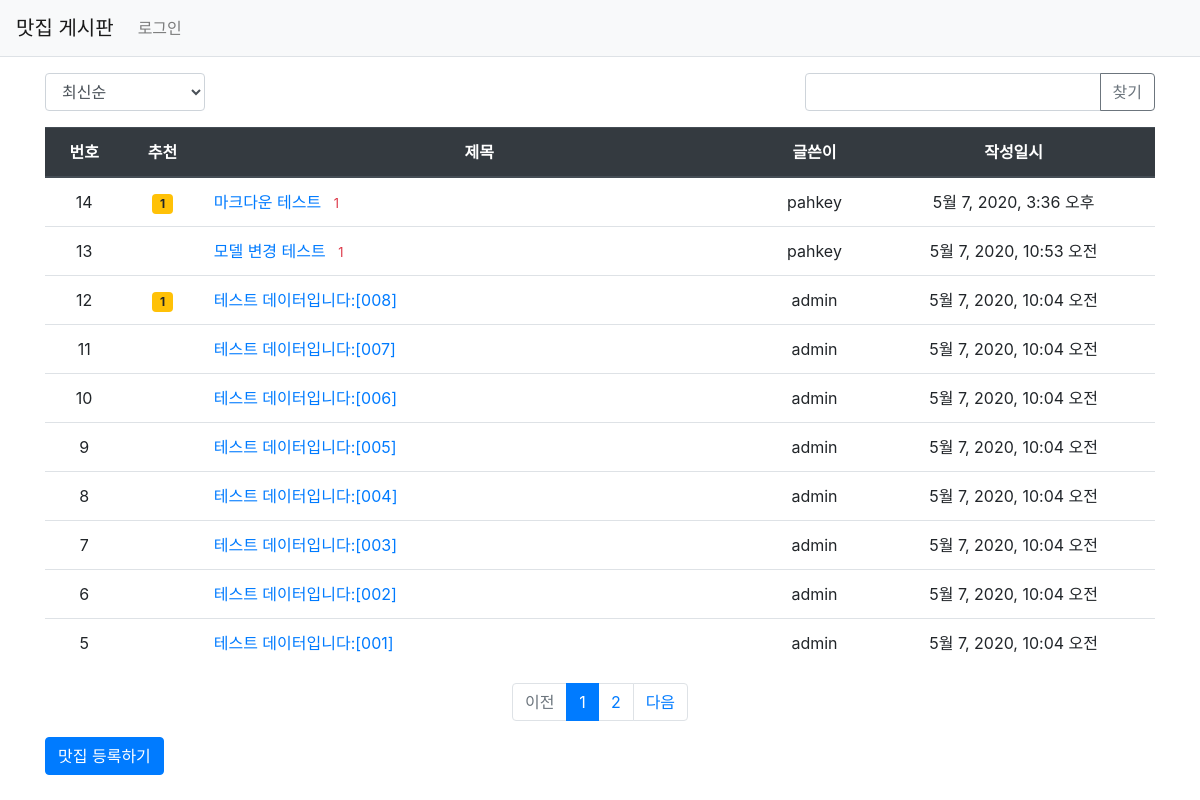
Page /pybo/ on the earlier database version.
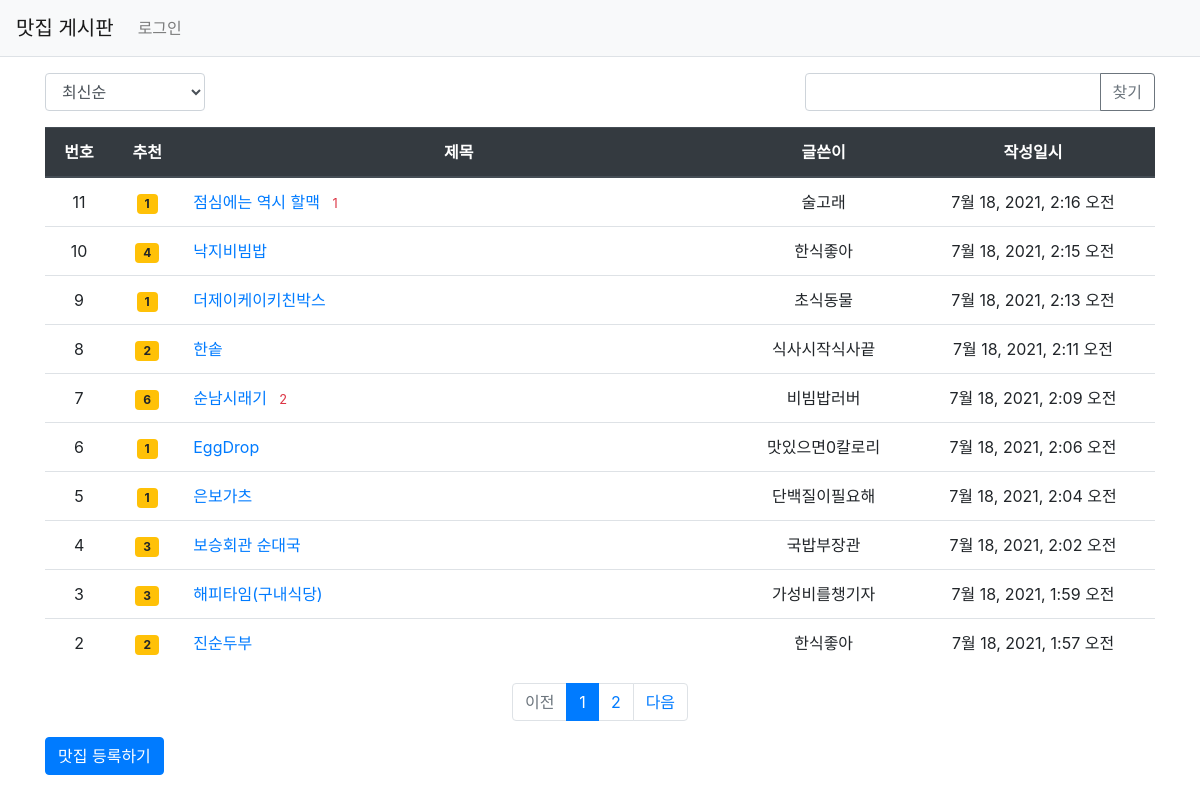
Same page on the later database version.
### pybo/models.py (models this page shows, shortened)
class Question(models.Model):
    author = models.ForeignKey(User, on_delete=models.CASCADE, related_name='author_question')
    subject = models.CharField(max_length=200)
    content = models.TextField()
    create_date = models.DateTimeField()
    modify_date = models.DateTimeField(null=True, blank=True)
    voter = models.ManyToManyField(User, related_name='voter_question')

### pybo/views/base_views.py (the view, shortened to what this page needs)
# urls.py: path('', base_views.index, name='index'),  # '/' 에 해당되는 path
def index(request):
    page = request.GET.get('page', '1')  # 페이지
    kw = request.GET.get('kw', '')  # 검색어
    so = request.GET.get('so', 'recent')  # 정렬기준
    if so == 'recommend':
        question_list = Question.objects.annotate(num_voter=Count('voter')).order_by('-num_voter', '-create_date')
    elif so == 'popular':
        question_list = Question.objects.annotate(num_answer=Count('answer')).order_by('-num_answer', '-create_date')
    else:  # recent
        question_list = Question.objects.order_by('-create_date')
    paginator = Paginator(question_list, 10)  # 페이지당 10개씩 보여주기
    page_obj = paginator.get_page(page)
    context = {'question_list': page_obj, 'page': page, 'kw': kw, 'so': so}  # <------ so 추가
    return render(request, 'pybo/question_list.html', context)

### pybo/templatetags/pybo_filter.py (called while the page is built)
@register.filter
def sub(value, arg):
    return value - arg

### templates/pybo/question_list.html (shortened to what this page needs)
{% extends 'base.html' %}
{% load pybo_filter %}
{% block content %}
<div class="container my-3">
    <div class="row justify-content-between my-3">
        <div class="col-2">
            <select class="form-control so">
                <option value="recent" {% if so == 'recent' %}selected{% endif %}>최신순</option>
            </select>
        </div>
        <div class="col-4 input-group">
            <input type="text" class="form-control kw" value="{{ kw|default_if_none:'' }}">
            <div class="input-group-append">
                <button class="btn btn-outline-secondary" type="button" id="btn_search">찾기</button>
            </div>
        </div>
    </div>
    <table class="table">
        <thead>
        <tr class="text-center thead-dark">
            <th>번호</th>
            <th>추천</th>
            <th style="width:50%">제목</th>
            <th>글쓴이</th>
            <th>작성일시</th>
        </tr>
        </thead>
        <tbody>
        {% if question_list %}
        {% for question in question_list %}
        <tr class="text-center">
            <td>
                {{ question_list.paginator.count|sub:question_list.start_index|sub:forloop.counter0|add:1 }}
            </td>
            <td>
                {% if question.voter.all.count > 0 %}
                <span class="badge badge-warning px-2 py-1">{{ question.voter.all.count }}</span>
                {% endif %}
            </td>
            <td class="text-left">
                <a href="{% url 'pybo:detail' question.id %}">{{ question.subject }}</a>
                {% if question.answer_set.count > 0 %}
                <span class="text-danger small ml-2">{{ question.answer_set.count }}</span>
                {% endif %}
            </td>
            <td>{{ question.author.username }}</td>
            <td>{{ question.create_date }}</td>
        </tr>
        {% endfor %}
        {% else %}
        <tr>
            <td colspan="3">질문이 없습니다.</td>
        </tr>
        {% endif %}
        </tbody>
    </table>
    <ul class="pagination justify-content-center">
        {% if question_list.has_previous %}
        <li class="page-item">
            <a class="page-link" data-page="{{ question_list.previous_page_number }}" href="#">이전</a>
        </li>
        {% else %}
        <li class="page-item disabled">
            <a class="page-link" tabindex="-1" aria-disabled="true" href="#">이전</a>
        </li>
        {% endif %}
        {% for page_number in question_list.paginator.page_range %}
        {% if page_number >= question_list.number|add:-5 and page_number <= question_list.number|add:5 %}
            {% if page_number == question_list.number %}
            <li class="page-item active" aria-current="page">
                <a class="page-link" data-page="{{ page_number }}" href="#">{{ page_number }}</a>
            </li>
            {% else %}
            <li class="page-item">
                <a class="page-link" data-page="{{ page_number }}" href="#">{{ page_number }}</a>
            </li>
            {% endif %}
        {% endif %}
        {% endfor %}
        {% if question_list.has_next %}
        <li class="page-item">
            <a class="page-link" data-page="{{ question_list.next_page_number }}" href="#">다음</a>
        </li>
        {% else %}
        <li class="page-item disabled">
            <a class="page-link" tabindex="-1" aria-disabled="true" href="#">다음</a>
        </li>
        {% endif %}
    </ul>
    <a href="{% url 'pybo:question_create' %}" class="btn btn-primary">맛집 등록하기</a>
</div>
{% endblock %}

### templates/base.html (shortened to what this page needs)
{% load static %}
<!doctype html>
<html lang="ko">
<head>
    <link rel="stylesheet" type="text/css" href="{% static 'bootstrap.min.css' %}">
    <link rel="stylesheet" type="text/css" href="{% static 'style.css' %}">
</head>
<body>
{% include "navbar.html" %}
{% block content %}
{% endblock %}
</body>
</html>

### templates/navbar.html (shortened to what this page needs)
<nav class="navbar navbar-expand-lg navbar-light bg-light border-bottom">
    <a class="navbar-brand" href="{% url 'pybo:index' %}">맛집 게시판</a>
    <div class="collapse navbar-collapse flex-grow-0" id="navbarNav">
        <ul class="navbar-nav">
            <li class="nav-item ">
                {% if user.is_authenticated %}
                <a class="nav-link" href="{% url 'common:logout' %}">{{ user.username }} (로그아웃)</a>
                {% else %}
                <a class="nav-link" href="{% url 'common:login' %}">로그인</a>
                {% endif %}
            </li>
        </ul>
    </div>
</nav>

Differences in the rows shown:
removed Question: paginator.count|sub "14", voter.all.count "1", subject "마크다운 테스트", answer_set.count "1", author.username "pahkey", create_date "5월 7, 2020, 3:36 오후"
removed Question: paginator.count|sub "13", subject "모델 변경 테스트", answer_set.count "1", author.username "pahkey", create_date "5월 7, 2020, 10:53 오전"
removed Question: paginator.count|sub "12", voter.all.count "1", subject "테스트 데이터입니다:[008]", author.username "admin", create_date "5월 7, 2020, 10:04 오전"
removed Question: paginator.count|sub "11", subject "테스트 데이터입니다:[007]", author.username "admin", create_date "5월 7, 2020, 10:04 오전"
removed Question: paginator.count|sub "10", subject "테스트 데이터입니다:[006]", author.username "admin", create_date "5월 7, 2020, 10:04 오전"
removed Question: paginator.count|sub "9", subject "테스트 데이터입니다:[005]", author.username "admin", create_date "5월 7, 2020, 10:04 오전"
removed Question: paginator.count|sub "8", subject "테스트 데이터입니다:[004]", author.username "admin", create_date "5월 7, 2020, 10:04 오전"
removed Question: paginator.count|sub "7", subject "테스트 데이터입니다:[003]", author.username "admin", create_date "5월 7, 2020, 10:04 오전"
removed Question: paginator.count|sub "6", subject "테스트 데이터입니다:[002]", author.username "admin", create_date "5월 7, 2020, 10:04 오전"
removed Question: paginator.count|sub "5", subject "테스트 데이터입니다:[001]", author.username "admin", create_date "5월 7, 2020, 10:04 오전"
added Question: paginator.count|sub "11", voter.all.count "1", subject "점심에는 역시 할맥", answer_set.count "1", author.username "술고래", create_date "7월 18, 2021, 2:16 오전"
added Question: paginator.count|sub "10", voter.all.count "4", subject "낙지비빔밥", author.username "한식좋아", create_date "7월 18, 2021, 2:15 오전"
added Question: paginator.count|sub "9", voter.all.count "1", subject "더제이케이키친박스", author.username "초식동물", create_date "7월 18, 2021, 2:13 오전"
added Question: paginator.count|sub "8", voter.all.count "2", subject "한솥", author.username "식사시작식사끝", create_date "7월 18, 2021, 2:11 오전"
added Question: paginator.count|sub "7", voter.all.count "6", subject "순남시래기", answer_set.count "2", author.username "비빔밥러버", create_date "7월 18, 2021, 2:09 오전"
added Question: paginator.count|sub "6", voter.all.count "1", subject "EggDrop", author.username "맛있으면0칼로리", create_date "7월 18, 2021, 2:06 오전"
added Question: paginator.count|sub "5", voter.all.count "1", subject "은보가츠", author.username "단백질이필요해", create_date "7월 18, 2021, 2:04 오전"
added Question: paginator.count|sub "4", voter.all.count "3", subject "보승회관 순대국", author.username "국밥부장관", create_date "7월 18, 2021, 2:02 오전"
added Question: paginator.count|sub "3", voter.all.count "3", subject "해피타임(구내식당)", author.username "가성비를챙기자", create_date "7월 18, 2021, 1:59 오전"
added Question: paginator.count|sub "2", voter.all.count "2", subject "진순두부", author.username "한식좋아", create_date "7월 18, 2021, 1:57 오전"
